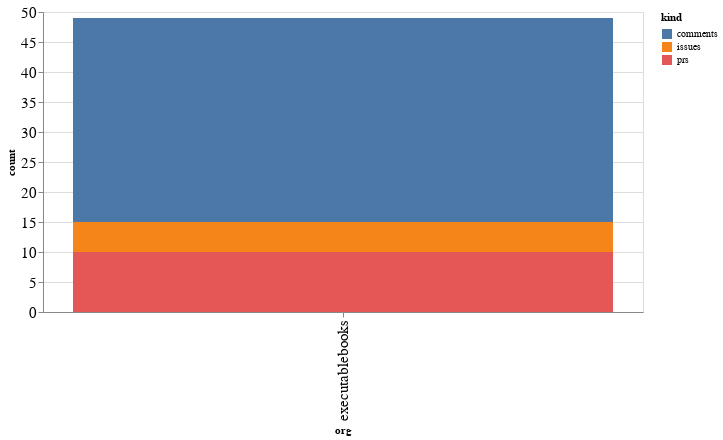

Source (notebook cell):
### Code cell
alt.Chart(org_summaries, width=600).mark_bar().encode(
    x='org',
    y='count',
    color='kind',
    tooltip="org"
)

### Figure 1 — Vega-Lite specification as saved in the notebook (floating-point values rounded to 4 significant figures)
{"config": {"axisLeft": {"labelFontSize": 15}, "axisBottom": {"labelFontSize": 15}}, "data": {"name": "data-d5128c35421295c006e2519cbadc7e3c"}, "mark": "bar", "encoding": {"color": {"type": "nominal", "field": "kind"}, "tooltip": {"type": "nominal", "field": "org"}, "x": {"type": "nominal", "field": "org"}, "y": {"type": "quantitative", "field": "count"}}, "width": 600, "$schema": "https://vega.github.io/schema/vega-lite/v4.8.1.json", "datasets": {"data-d5128c35421295c006e2519cbadc7e3c": [{"org": "executablebooks", "kind": "comments", "count": 34}, {"org": "executablebooks", "kind": "issues", "count": 5}, {"org": "executablebooks", "kind": "prs", "count": 10}]}}
